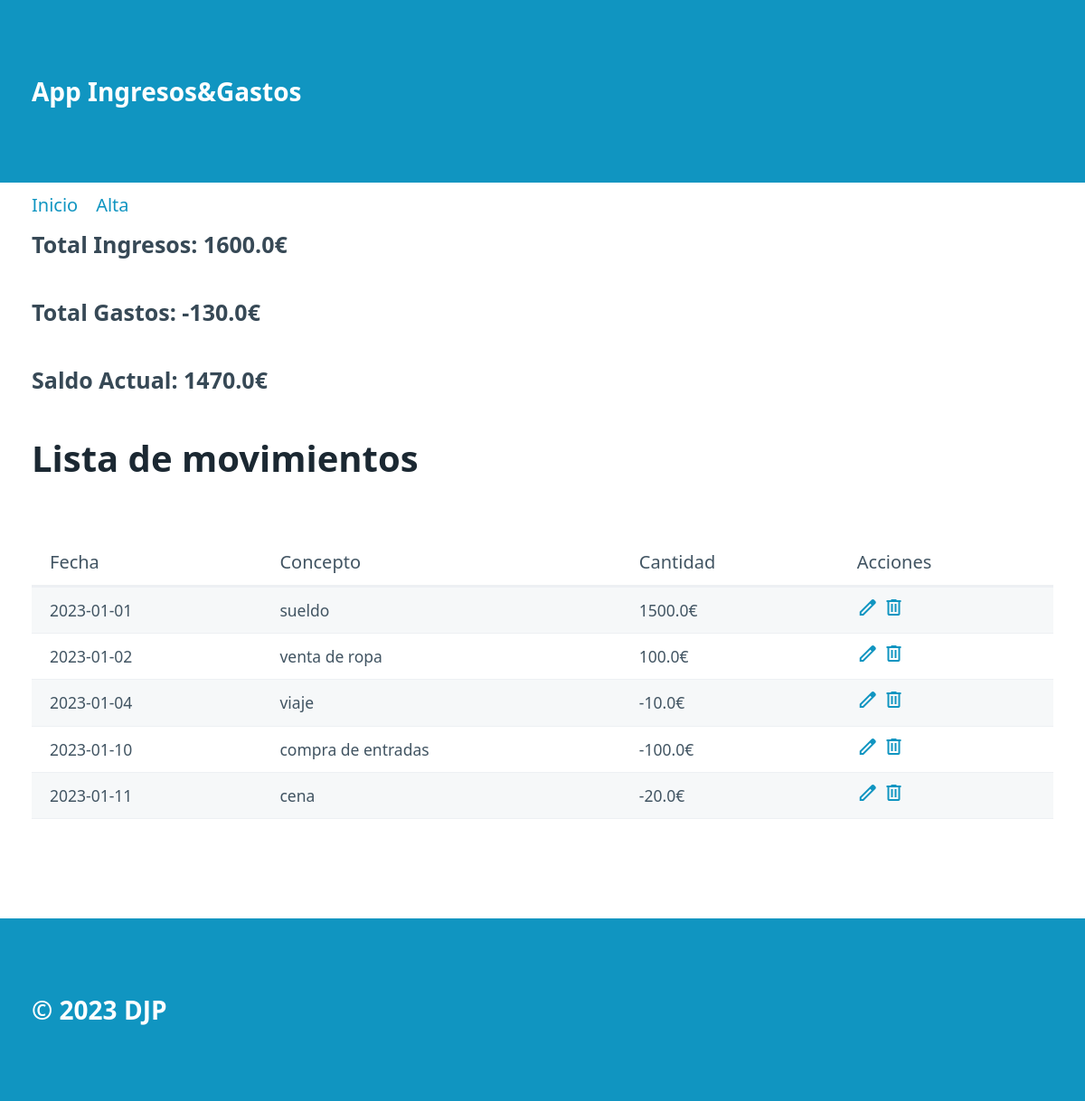
Before: / with the older database file.
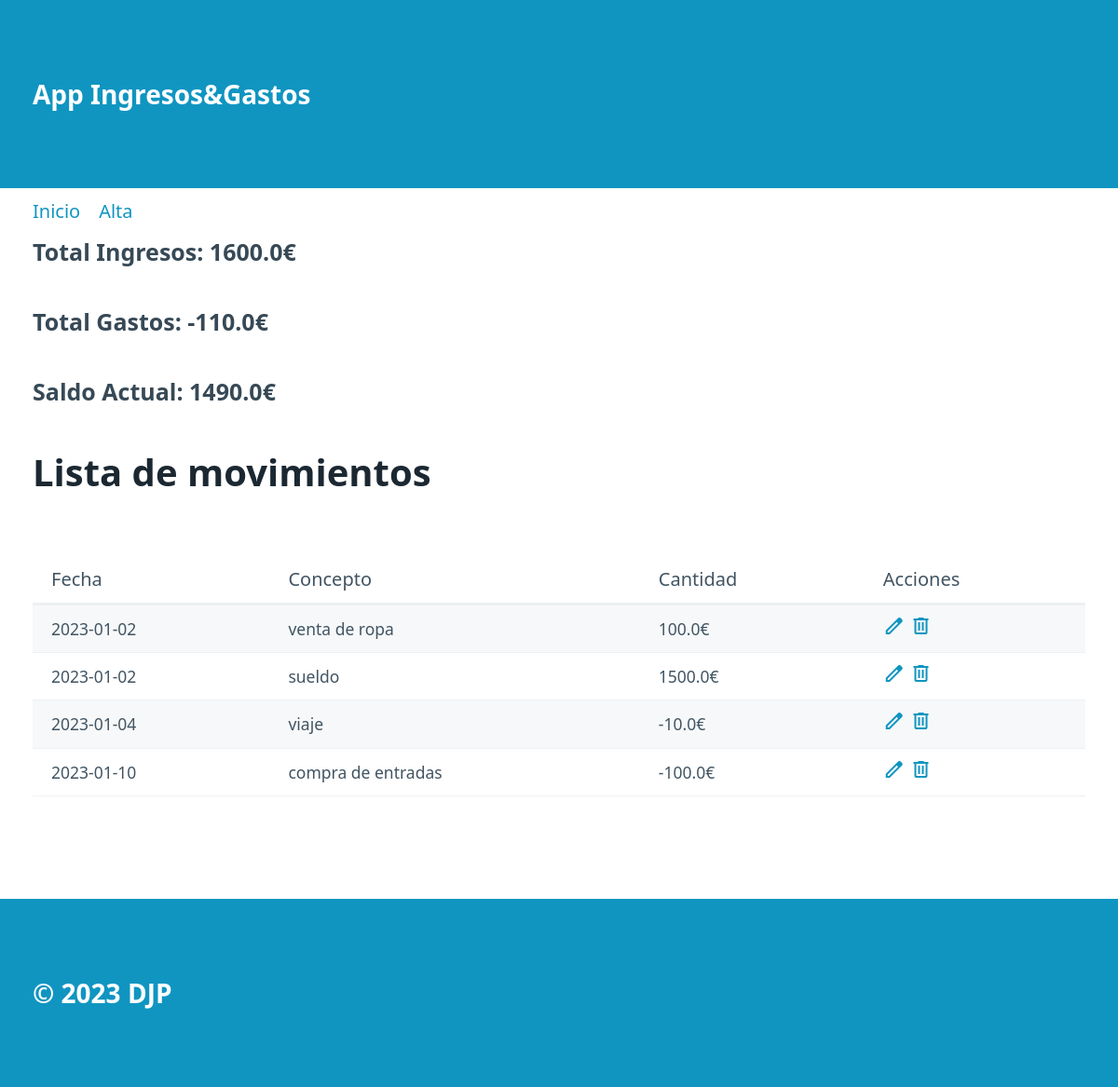
After: the same page with the newer database file.
### tables this page shows
CREATE TABLE "movement" (
	"id"	INTEGER,
	"date"	TEXT NOT NULL,
	"concept"	TEXT NOT NULL,
	"quantity"	REAL NOT NULL,
	PRIMARY KEY("id" AUTOINCREMENT)
);

### registro_ig/routes.py (the view)
@app.route('/')
def index():
    registros = select_all()
    datos_mov=[
        {"id":1,"date":"2022-01-01","concept":"Sueldo","quantity":1500},
        {"id":2,"date":"2022-01-05","concept":"Regalo Reyes","quantity":-150},
        {"id":3,"date":"2022-01-06","concept":"Almuerzo Reyes","quantity":-100},
    ]
    return render_template('index.html',pageTitle="Todos",data=registros, ingreso = select_ingreso(),gasto = select_gasto())

### registro_ig/models.py (called while the page is built)
def select_ingreso():
    connectSelect_ingreso = Conexion("SELECT sum(quantity) FROM movement WHERE quantity>0")
    resultado = connectSelect_ingreso.res.fetchall()
    connectSelect_ingreso.con.close()
    return resultado[0][0]

def select_gasto():
    connectSelect_gasto = Conexion("SELECT sum(quantity) FROM movement WHERE quantity<0")
    resultado = connectSelect_gasto.res.fetchall()
    connectSelect_gasto.con.close()
    return resultado[0][0]

def select_all():
    connect = Conexion("select id,date,concept,quantity from movement order by date;")
    filas = connect.res.fetchall()#capturo las filas de datos
    columnas= connect.res.description#capturo los nombres de columnas
    resultado =[]#lista para guadar diccionario
    for fila in filas:
        dato={}#diccionario para cada registro
        posicion=0#posicion de columna
        for campo in columnas:
            dato[campo[0]]=fila[posicion]
            posicion += 1
        resultado.append(dato)
    connect.con.close()
    return resultado

### registro_ig/templates/index.html (shortened to what this page needs)
{% extends "base.html" %}
{% block section %}
<h4>Total Ingresos: {{ingreso}}€</h4>
<h4>Total Gastos: {{gasto}}€</h4>
<h4>Saldo Actual: {{ingreso + gasto}}€</h4>
<h1>Lista de movimientos</h1>
{% if data %}
        <table role="grid">
            <thead>
                <tr>
                    <th>Fecha</th>
                    <th>Concepto</th>
                    <th>Cantidad</th>
                    <th>Acciones</th>
                </tr>
            </thead>
            <tbody>
                {% for movements in data %}
                <tr>
                    <td>{{movements.date}}</td>
                    <td>{{movements.concept}}</td>
                    <td>{{movements.quantity}}€</td>
                    <td>
                        <a href="/update/{{movements.id}}">
                            <span class="material-symbols-outlined">
                            </span>
                        </a>
                        <a href="/delete/{{movements.id}}">
                            <span class="material-symbols-outlined">
                            </span>
                        </a>
                    </td>
                </tr>
                {% endfor %}
            </tbody>
        </table>
{% else %}
<h3>No existen datos de movimientos...</h3>
{% endif %}
{% endblock %}

### registro_ig/templates/base.html (shortened to what this page needs)
<!DOCTYPE html>
<html lang="en">
<head>
    <link rel="stylesheet" href="/static/css/pico.css">
    <link rel="stylesheet" href="/static/styles.css">
</head>
<body>
    <header>
        <div class="container">
            App Ingresos&Gastos
        </div>
    </header>
    <nav class="container">
        <ul>
          <li><a href="/">Inicio</a></li>
          <li><a href="/new">Alta</a></li>
        </ul>
      </nav>
    <section class="container">
        {% block section %}
        {% endblock %}
    </section>
    <footer>
        <div class="container">
            &copy; 2023 DJP
        </div>
    </footer>
</body>
</html>

### registro_ig/static/styles.css (style rules this page uses)
header,footer { background-color: var(--primary); color: var(--primary-inverse); font-size: 1.4em; font-weight: bold; }
body { min-height: 100vh; display: grid; grid-template-rows: auto 50px 1fr auto; margin: 0; }

Changed rows visible on the page:
removed movement: date "2023-01-01", concept "sueldo", quantity "1500.0"
removed movement: date "2023-01-11", concept "cena", quantity "-20.0"
added movement: date "2023-01-02", concept "sueldo", quantity "1500.0"
Other visible differences:
{{ gasto }}: "-130.0" → "-110.0"
{{ ingreso + gasto }}: "1470.0" → "1490.0"
